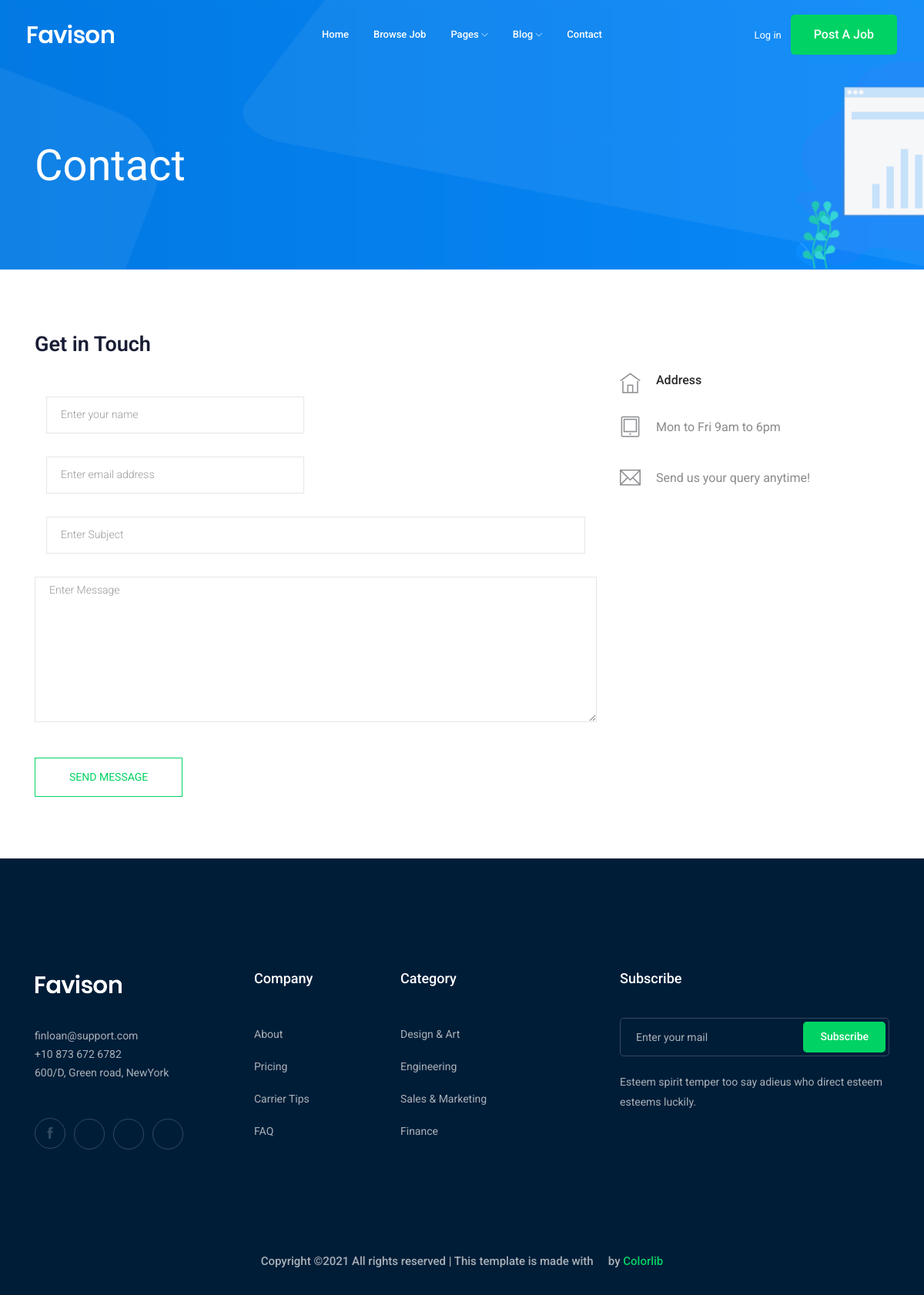
/contact-us/, run on an earlier commit of the app's database.
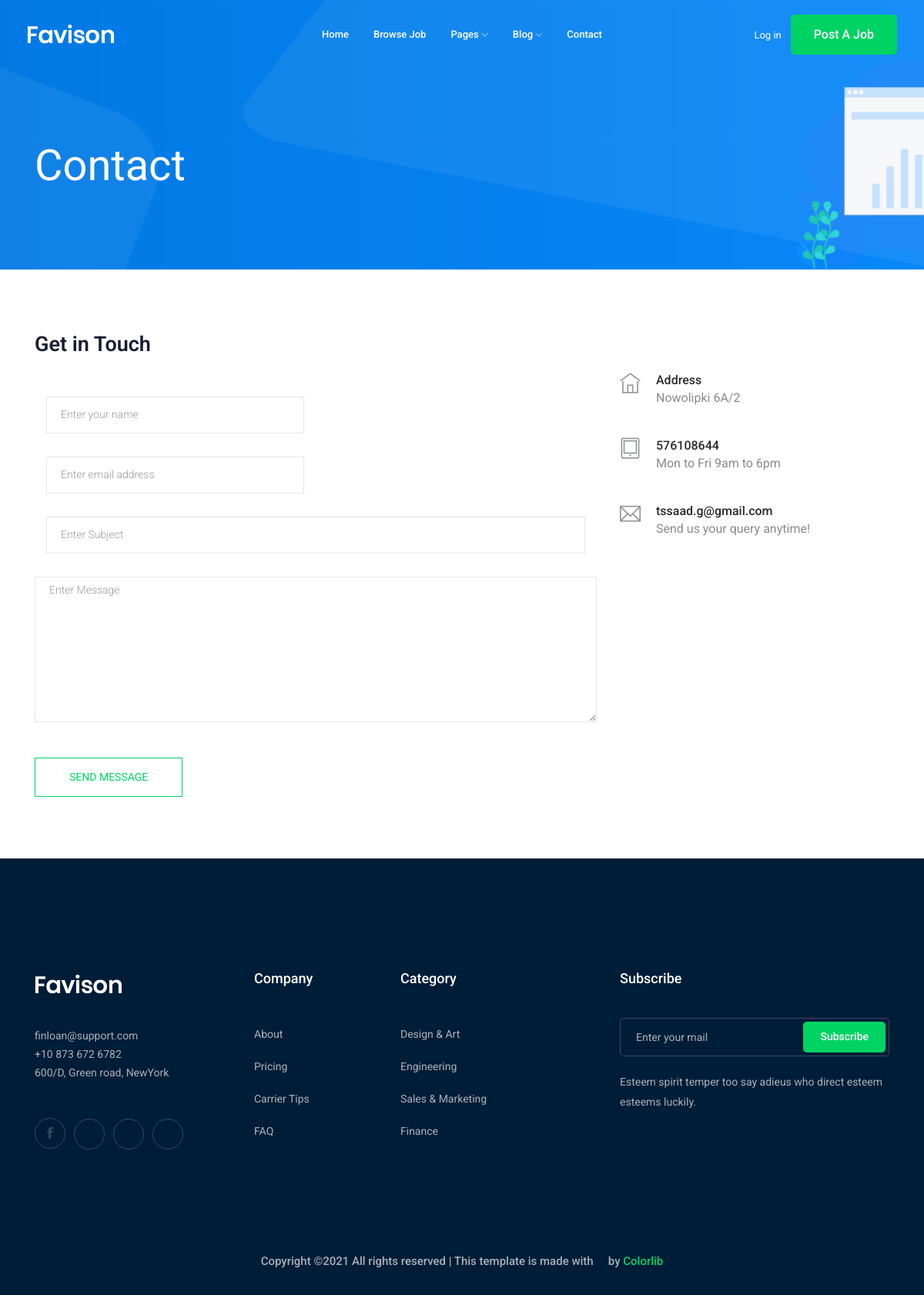
And on a later commit of the database.
### contact/models.py (models this page shows, shortened)
class Info(models.Model):
    INFAddress = models.CharField(max_length=50, verbose_name=_("Address"))
    INFPhone = models.CharField(max_length=50, verbose_name= _("Phone Number"))
    INFEmail = models.EmailField(verbose_name=_("Email"), max_length=254)
    class Meta:
        verbose_name = _("Information")
        verbose_name_plural = _("Information")

### contact/views.py (the view, shortened to what this page needs)
# urls.py: path('', views.send_message, name='contact_us'),
def send_message(request):
    info = Info.objects.first()
    context = {'info':info}
    return render(request, 'contact/contact.html', context)

### contact/templates/contact/contact.html (shortened to what this page needs)
{% extends 'base.html' %}
{% load bootstrap4 %}
{% block body %}
    <div class="bradcam_area bradcam_bg_1">
        <div class="container">
            <div class="row">
                <div class="col-xl-12">
                    <div class="bradcam_text">
                        <h3>contact</h3>
                    </div>
                </div>
            </div>
        </div>
    </div>
  <section class="contact-section section_padding">
    <div class="container">
      <div class="row">
        <div class="col-12">
          <h2 class="contact-title">Get in Touch</h2>
        </div>
        <div class="col-lg-8">
          <form class="form-contact contact_form" method="post">
            <div class="row">
              <div class="col-12">
              <div class="col-sm-12">
                </div>
              <div class="col-sm-6">
                <div class="form-group">
                  <input class="form-control" name="name" id="name" type="text" onfocus="this.placeholder = ''" onblur="this.placeholder = 'Enter your name'" placeholder = 'Enter your name'>
                </div>
              </div>
              <div class="col-sm-6">
                <div class="form-group">
                  <input class="form-control" name="email" id="email" type="email" onfocus="this.placeholder = ''" onblur="this.placeholder = 'Enter email address'" placeholder = 'Enter email address'>
                </div>
              </div>
              <div class="col-12">
                <div class="form-group">
                  <input class="form-control" name="subject" id="subject" type="text" onfocus="this.placeholder = ''" onblur="this.placeholder = 'Enter Subject'" placeholder = 'Enter Subject'>
                </div>
              </div>
                <div class="form-group">
                    <textarea class="form-control w-100" name="message" id="message" cols="30" rows="9" onfocus="this.placeholder = ''" onblur="this.placeholder = 'Enter Message'" placeholder = 'Enter Message'></textarea>
                </div>
              </div>
            </div>
            <div class="form-group mt-3">
              <button type="submit" class="button button-contactForm btn_4 boxed-btn">Send Message</button>
            </div>
          </form>
        </div>
        <div class="col-lg-4">
          <div class="media contact-info">
            <span class="contact-info__icon"><i class="ti-home"></i></span>
            <div class="media-body">
              <h3>Address</h3>
              <p>{{info.INFAddress}}</p>
            </div>
          </div>
          <div class="media contact-info">
            <span class="contact-info__icon"><i class="ti-tablet"></i></span>
            <div class="media-body">
              <h3>{{info.INFPhone}}</h3>
              <p>Mon to Fri 9am to 6pm</p>
            </div>
          </div>
          <div class="media contact-info">
            <span class="contact-info__icon"><i class="ti-email"></i></span>
            <div class="media-body">
              <h3>{{info.INFEmail}}</h3>
              <p>Send us your query anytime!</p>
            </div>
          </div>
        </div>
      </div>
    </div>
  </section>
{% endblock %}

What changed in the data, as far as the page shows it:
added Info: INFAddress "Nowolipki 6A/2", INFPhone "576108644", INFEmail "tssaad.g@gmail.com"
